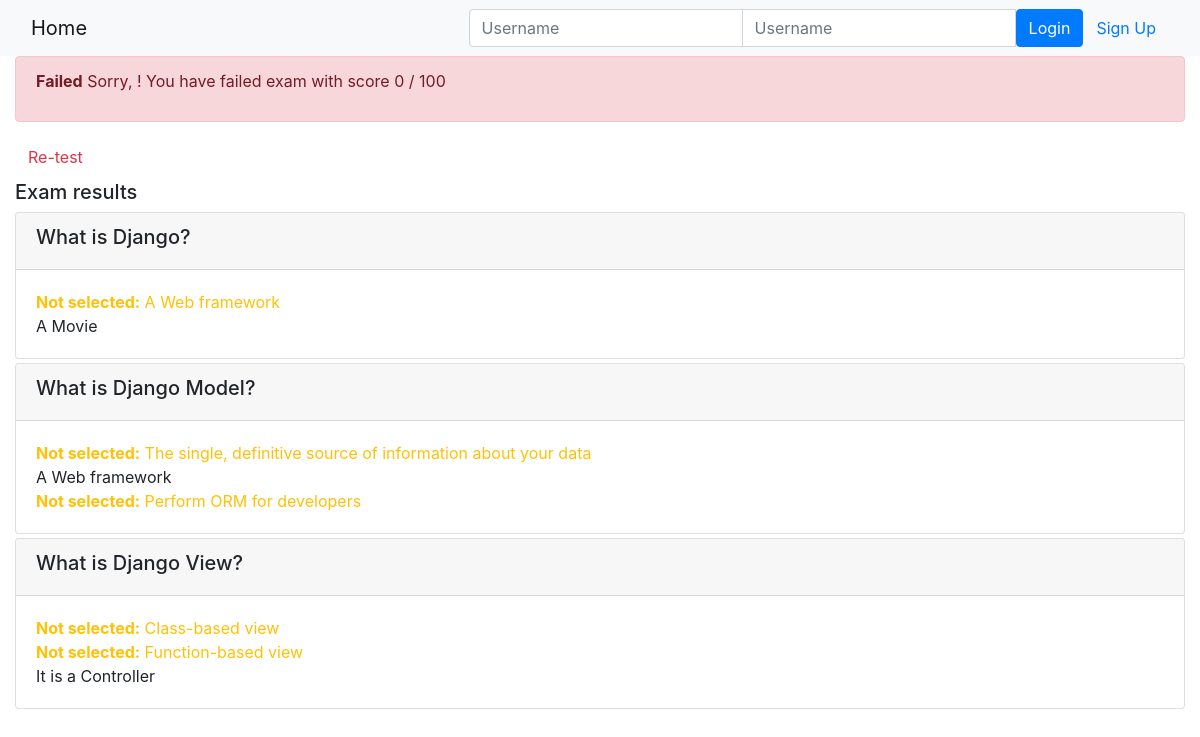
/onlinecourse/course/2/submission/2/result/, run on the app's committed database.
### onlinecourse/models.py (models this page shows, shortened)
class Question(models.Model):
    course = models.ForeignKey(Course, on_delete = models.CASCADE)
    lesson = models.ForeignKey(Lesson, on_delete = models.CASCADE)
    question_text = models.CharField(max_length = 200)
    grade = models.IntegerField(default = 1)
    def is_get_score(self, selected_ids):
        all_answers = self.choice_set.filter(is_correct = True).count()
        selected_correct = self.choice_set.filter(is_correct = True, id__in = selected_ids).count()
        if all_answers == selected_correct:
            return True
        else:
            return False

class Choice(models.Model):
    question = models.ForeignKey(Question, on_delete = models.CASCADE)
    choice_text = models.CharField(max_length = 200)
    is_correct = models.BooleanField(default = False)

### onlinecourse/views.py (the view)
# urls.py: path('course/<int:course_id>/submission/<int:submission_id>/result/', views.show_exam_result, name='show_exam_result'),
def show_exam_result(request, course_id, submission_id):
    submission = get_object_or_404(Submission, id=submission_id)
    course = get_object_or_404(Course, id=course_id)
    selected_ids = submission.choices.values_list('id', flat=True)
    questions = Question.objects.filter(course = course)
    total_score = 100
    num_questions = questions.count()
    correct_questions = 0
    for question in questions:
        if question.is_get_score(selected_ids):
            correct_questions += 1
    score = int((correct_questions / num_questions) * 100)
    print(score)
    context = {
        "course": course,
        "selected_ids": selected_ids,
        "grade": score,
        "total_score": total_score,
    }
    return render(request, 'onlinecourse/exam_result_bootstrap.html', context)

### onlinecourse/templates/onlinecourse/exam_result_bootstrap.html (shortened to what this page needs)
<!DOCTYPE html>
<html lang="en">
<head>
    {% load static %}
    <link rel="stylesheet" href="https://maxcdn.bootstrapcdn.com/bootstrap/4.5.2/css/bootstrap.min.css">
</head>
<body class="mb-5">
    <nav class="navbar navbar-light bg-light">
        <div class="container-fluid">
            <div class="navbar-header">
                <a class="navbar-brand" href="{% url 'onlinecourse:index' %}">Home</a>
            </div>
            <ul class="nav navbar-nav navbar-right">
                {% if user.is_authenticated %}
                    <li>
                        <a class="btn btn-link" href="#">{{ user.first_name }}({{ user.username }})</a>
                        <a class="btn btn-link" href="{% url 'onlinecourse:logout' %}">Logout</a>
                    </li>
                {% else %}
                    <li>
                        <form class="form-inline" action="{% url 'onlinecourse:login' %}" method="post">
                            <div class="input-group">
                                <input type="text" class="form-control" placeholder="Username" name="username" >
                                <input type="password" class="form-control" placeholder="Username" name="psw" >
                                <button class="btn btn-primary" type="submit">Login</button>
                                <a class="btn btn-link" href="{% url 'onlinecourse:registration' %}">Sign Up</a>
                            </div>
                        </form>
                    </li>
                {% endif %}
            </ul>
        </div>
    </nav>
    <div class="container-fluid">
        {% if grade > 80 %}
            <div class="alert alert-success">
                <p><b>Congratulations, {{user.first_name}}!</b> You have passed the exam and complete the course with score {{grade}} / {{total_score}}</p>
            </div>
        {% else %}
            <div class="alert alert-danger">
                <p><b>Failed</b> Sorry, {{user.first_name}}! You have failed exam with score {{grade}} / {{total_score}}</p>
            </div>
            <a class="btn btn-link text-danger" href="{% url 'onlinecourse:course_details' course.id %}">Re-test</a>
        {% endif %}
        <div class="card-columns-vertical mt-1">
            <h5 class="">Exam results</h5>
            {% for question in course.question_set.all %}
                <div class="card mt-1">
                    <div class="card-header"><h5>{{ question.question_text}}</h5></div>
                    <div class="card-body">
                        {% for choice in question.choice_set.all %}
                            {% if choice.is_correct and choice.id in selected_ids %}
                                <p class="m-0 text-success" id="{{choice.id}}">{{ choice.choice_text }}</p>
                            {% elif choice.is_correct %}
                                <p class="m-0 text-warning" id="{{choice.id}}"><b>Not selected:</b> {{ choice.choice_text }}</p>
                            {% elif not choice.is_correct and choice.id in selected_ids %}
                                <p class="m-0 text-danger" id="{{choice.id}}"><b>Incorrect Answer:</b> {{ choice.choice_text }}</p>
                            {% else %}
                                <p class="m-0" id="{{choice.id}}">{{ choice.choice_text }}</p>
                            {% endif %}
                        {% endfor %}
                    </div>
                </div>
            {% endfor %}
        </div>
    </div>
</body>
</html>

### data on the page
Question: question_text "What is Django?"
Choice: choice_text "A Web framework"
Choice: choice_text "A Movie"
Question: question_text "What is Django Model?"
Choice: choice_text "The single, definitive source of information about your data"
Choice: choice_text "A Web framework"
Choice: choice_text "Perform ORM for developers"
Question: question_text "What is Django View?"
Choice: choice_text "Class-based view"
Choice: choice_text "Function-based view"
Choice: choice_text "It is a Controller"

### other printed values
{{ grade }} "0"
{{ total_score }} "100"
